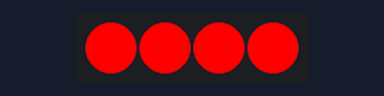
Bench run of a program on a simulated BBC micro:bit running MicroPython. Shown: 4 RGB LEDs in strip order, left to right.

Above: at 0.5 s.
At 1.5 s:
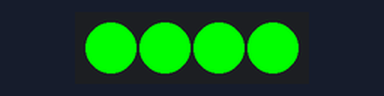
At 2.5 s:
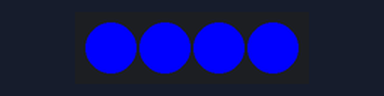
At 3.5 s:
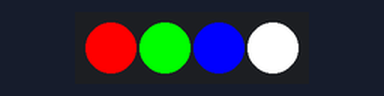
At 4.5 s:
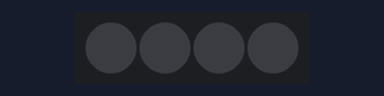
Timing chart, 0 to 6.5 s (numbered marks = the images above):
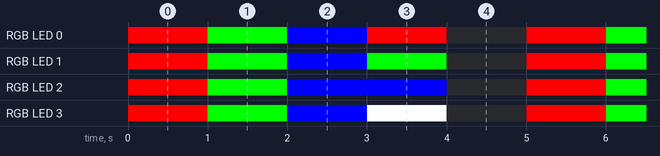

The program:

ex06_NeoPixel_color_change_with_functions.py
```python
from microbit import *          # import Micro:Bit module
from neopixel import NeoPixel   # import NeoPixel module

# Note: the NeoPixels will only light up if your robot has batteries and is turned on

# 4 NeoPixels all connected to pin 15
neo_pixels = NeoPixel(pin15,4)

# define colors as list variables
color_red = [255,0,0] # red
color_grn = [0,255,0] # green
color_blu = [0,0,255] # blue
color_wht = [255,255,255] # white

def neoPixelsColor(RGB):
    # commands all NeoPixels to emit the same specified color
    # ----- input ------
    # RGB : [intensity_red,intensity_green,intensity_blue]
    #    where intensity = 0 for off, intensity = 255 for max
    neo_pixels[0] = RGB
    neo_pixels[1] = RGB
    neo_pixels[2] = RGB
    neo_pixels[3] = RGB
    neo_pixels.show()

def neoPixelsOff():
    # turns off all NeoPixels
    neo_pixels.clear()


while True:
    # set all neopixels to red
    neoPixelsColor(color_red)
    sleep(1000)
    # set all neopixels to green
    neoPixelsColor(color_grn)
    sleep(1000)
    # set all neopixels to blue
    neoPixelsColor(color_blu)
    sleep(1000)
    # set pixels to different colors
    neo_pixels[0] = color_red
    neo_pixels[1] = color_grn
    neo_pixels[2] = color_blu
    neo_pixels[3] = color_wht
    neo_pixels.show()
    sleep(1000)
    # turn off all LEDs
    neoPixelsOff()
    sleep(1000)
```

Measured:
- by itself, RGB LED 0: repeats every 5.0 s: RGB(0, 255, 0) 1.0 s, RGB(0, 0, 255) 1.0 s, RGB(255, 0, 0) 1.0 s, off 1.0 s, RGB(255, 0, 0) 1.0 s
- by itself, RGB LED 1: repeats every 5.0 s: RGB(0, 255, 0) 1.0 s, RGB(0, 0, 255) 1.0 s, RGB(0, 255, 0) 1.0 s, off 1.0 s, RGB(255, 0, 0) 1.0 s
- by itself, RGB LED 2: repeats every 5.0 s: RGB(0, 255, 0) 1.0 s, RGB(0, 0, 255) 2.0 s, off 1.0 s, RGB(255, 0, 0) 1.0 s
- by itself, RGB LED 3: repeats every 5.0 s: RGB(0, 255, 0) 1.0 s, RGB(0, 0, 255) 1.0 s, RGB(255, 255, 255) 1.0 s, off 1.0 s, RGB(255, 0, 0) 1.0 s
